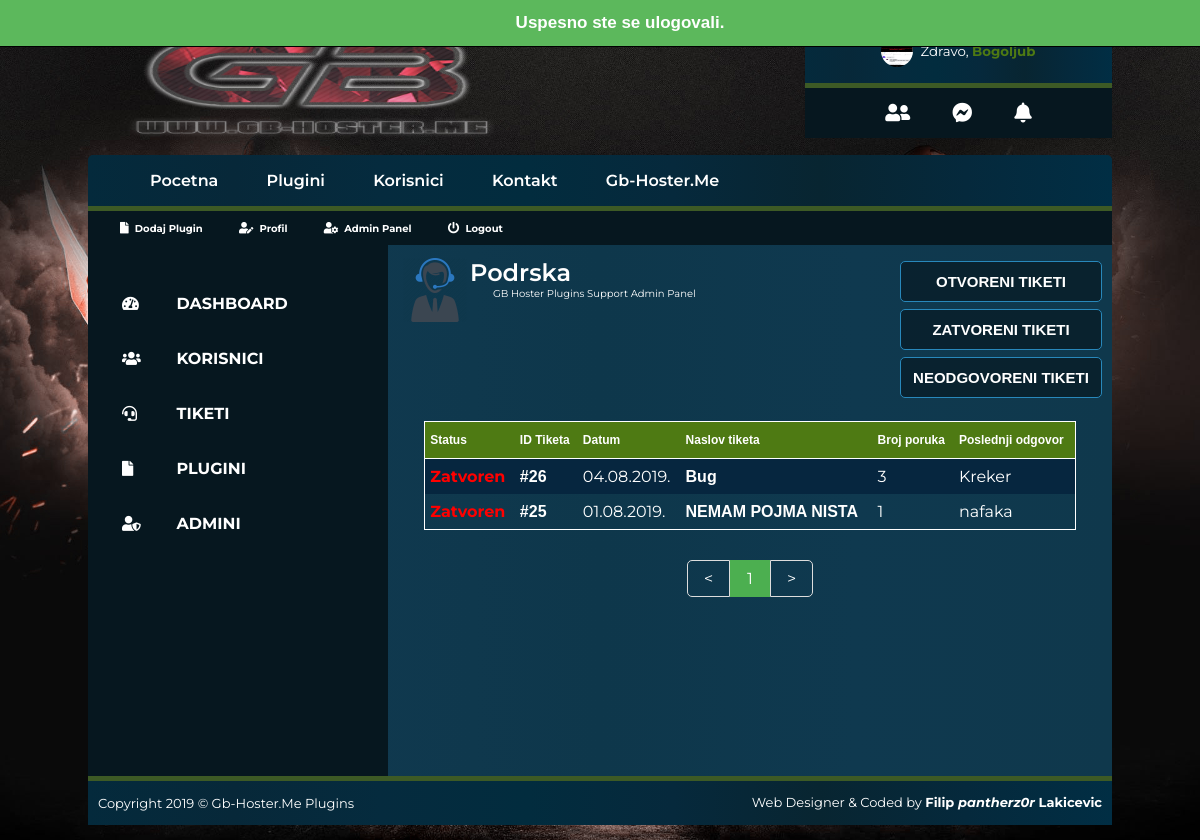
Page /admin.php?admin=tiketi (signed in) on the committed database.
### tables this page shows
CREATE TABLE `users` (
  `user_id` int(11) NOT NULL,
  `fullname` varchar(222) NOT NULL,
  `username` varchar(222) NOT NULL,
  `email` varchar(222) NOT NULL,
  `password` varchar(222) NOT NULL,
  `privilegija` varchar(222) NOT NULL,
  `avatar` varchar(222) NOT NULL,
  `datum` text NOT NULL,
  `banner` text NOT NULL,
  `banned` text NOT NULL,
  `deleted_acc` text NOT NULL,
  `user_ip` text NOT NULL,
  `time` text NOT NULL,
  `online` text NOT NULL
);

CREATE TABLE `support` (
  `support_id` int(11) NOT NULL,
  `status` text NOT NULL,
  `datum` text NOT NULL,
  `naslov` text NOT NULL,
  `poslednji_odgovor` text NOT NULL,
  `poruke` text NOT NULL,
  `createdby` text NOT NULL,
  `vreme` text NOT NULL
);

### assets/include/db_connect.php (called while the page is built, shortened)
<?php
function siteURL() {
	$protocol = ((!empty($_SERVER['HTTPS']) && $_SERVER['HTTPS'] != 'off') || $_SERVER['SERVER_PORT'] == 443) ? "https://" : "http://";
	$domainName = $_SERVER['HTTP_HOST'];
	return $protocol.$domainName;
}
?>

### admin.php (the view, shortened to what this page needs)
<?php
include_once "assets/include/db_connect.php";
?>
<!DOCTYPE html>
<head>
	<link rel="stylesheet" type="text/css" href="<?php echo siteURL(); ?>/assets/css/style.css?<?php echo time(); ?>">
	<link rel="stylesheet" type="text/css" href="<?php echo siteURL(); ?>/assets/css/msc-style.css?<?php echo time(); ?>">
	<link rel="stylesheet" href="https://use.fontawesome.com/releases/v5.8.1/css/all.css">
</head>
<body>
	<?php include 'assets/include/obavestenja.php'; ?>
	<?php include 'assets/include/header.php'; ?>
	<div id="container">
		<?php include 'assets/include/navigation.php'; ?>
		<div id="linija"></div>
		<?php include 'assets/include/podpanel.php'; ?>
		<div id="centar" style="padding: 0;">
			<div id="admin-navigation">
				<ul>
					<li><a href="<?php echo siteURL(); ?>/admin.php"><i class="fas fa-tachometer-alt"></i> DASHBOARD</a></li>
					<li><a href="<?php echo siteURL(); ?>/admin.php?admin=korisnici"><i class="fas fa-users"></i> KORISNICI</a></li>
					<li><a href="<?php echo siteURL(); ?>/admin.php?admin=tiketi"><i class="fas fa-headset"></i> TIKETI</a></li>
					<li><a href="<?php echo siteURL(); ?>/admin.php?admin=plugini"><i class="fas fa-file"></i> PLUGINI</a></li>
					<li><a href="<?php echo siteURL(); ?>/admin.php?admin=admini"><i class="fas fa-user-shield"></i> ADMINI</a></li>
				</ul>
			</div>
			<?php
			if ($_GET['admin'] == 'tiketi') {
			?>
		<div id="admin-info">
			<dl>
				<di><img src="assets/images/support-icon.png"></di>
            	<dt>Podrska</dt>
            	<dd style="font-size: x-small;">GB Hoster Plugins Support Admin Panel</dd>
        	</dl>
			<ul class="support-actions">
            	<li>
                	<a href="admin.php?admin=tiketi-otvoreni" style="width: 200px;">Otvoreni tiketi</a>
            	</li>
            	<li>
                	<a href="admin.php?admin=tiketi-zatvoreni" style="width: 200px;">Zatvoreni tiketi</a>
            	</li>
            	<li>
                	<a href="admin.php?admin=tiketi-neodgovoreni" style="width: 200px;">Neodgovoreni tiketi</a>
            	</li>
        	</ul>
        	<br><br><br><br>
        	<center>
			<table>
			<tr>
				<th> Status </th>
				<th> ID Tiketa </th>
				<th> Datum </th>
				<th> Naslov tiketa </th>
				<th> Broj poruka </th>
				<th> Poslednji odgovor </th>
			</tr>
			<tr>
				<?php
			$results_per_page = 5;
			$page_name = "admin.php?admin=tiketi";
			$page_get = "page";
			$sql = "SELECT * FROM support WHERE status='0' OR status='1' OR status='2' OR status='3' ORDER BY support_id DESC";
			$result = mysqli_query($conn, $sql);
			$number_of_results = mysqli_num_rows($result);
			$number_of_pages = ceil($number_of_results/$results_per_page);
			if (!isset($_GET[$page_get])) {
				$page = 1;
			} else {
				$page = $_GET[$page_get];
			}
			$this_page_first_result = ($page-1)*$results_per_page;
			    $kveri = mysqli_query($conn,"SELECT * FROM support WHERE status='0' OR status='1' OR status='2' OR status='3' ORDER BY support_id DESC LIMIT $this_page_first_result,$results_per_page");
			        while($red= mysqli_fetch_array($kveri)){
										if($red['status'] == 0) {
											$status = '<span style="color: red;font-weight: bold;">Zatvoren</span>';
										}
										$support_id        			= ($red['support_id']);
										$naslov        				= ($red['naslov']);
										$broj_odgovora_sql = mysqli_num_rows(mysqli_query($conn,"SELECT poruke FROM tiketi WHERE support_id=$red[support_id]"));
										$broj_odgovora = $broj_odgovora_sql+1;
										if($red['poslednji_odgovor'] == $red['createdby'])
										{
											$userss = mysqli_fetch_array(mysqli_query($conn, "SELECT * FROM users WHERE user_id=$red[poslednji_odgovor]"));
											$poslednji_odgovor = $userss['username'];
										}
										else
										{
											$poslednji_odgovor = "<span style='color:red;'>Support</span>";
										}
										$datum                      = ($red['datum']);
				?>
				<td> <?php echo $status; ?> </td>
				<td> <a href='<?php echo siteURL(); ?>/admin.php?admin=preview_ticket&tiketid=<?php echo $_SESSION[preview_ticket]; ?>'> <?php echo "#$support_id"; ?> </a> </td>
				<td> <?php echo $datum; ?></td>
				<td> <a href='<?php echo siteURL(); ?>/admin.php?admin=preview_ticket&tiketid=<?php echo $_SESSION[preview_ticket]; ?>'> <?php echo $naslov ?> </a></td>
				<td> <?php echo $broj_odgovora; ?> </td>
				<td> <?php echo $poslednji_odgovor; ?> </td>
			</tr>
<?php
	}
?>
</table>
<?php
			echo "<div class='pagination'>";
			for( $stranica = 1; $stranica <= $number_of_pages; $stranica++ ) {
				if( $stranica == 1 ) {
					if( $page == 1 )
						echo '<a style="cursor: no-drop;"><</a> ';
					else {
						$strana = $page - 1;
						echo '<a href="'.$page_name.'&'.$page_get.'='.$strana.'"><</a> ';
					}
				}
				if( $stranica == $page )
					echo '<a href="'.$page_name.'&'.$page_get.'='.$stranica.'" class="active">'.$stranica.'</a> ';
				else
					echo '<a href="'.$page_name.'&'.$page_get.'='.$stranica.'">'.$stranica.'</a> ';
				if( $stranica == $number_of_pages ) {
					if( $page == $number_of_pages )
						echo '<a style="cursor: no-drop;">></a> ';
					else {
						$strana = $page + 1;
						echo '<a href="'.$page_name.'&'.$page_get.'='.$strana.'">></a> ';
					}
				}
			}
			echo "</div>";
?>
</center>
</div>
<?php
			                         }
			                      ?>
		</div>
		<div id="linija" style="position: relative;"></div>
		<?php include 'assets/include/footer.php'; ?>
	</div>
</body>

### assets/include/obavestenja.php (shortened to what this page needs)
  <?php
  if(isset($_SESSION['success'])){
$ok = $_SESSION['success'];
echo "<div class='success'>$ok</div>";
  } else {}
  ?>

### assets/include/header.php (shortened to what this page needs)
<?php
include_once 'db_connect.php';
if(isset($_SESSION['user_id'])) {
	$sql = mysqli_query($conn, "SELECT * FROM users WHERE user_id = $_SESSION[user_id]");
	$info = mysqli_fetch_array($sql);
}
?>
<?php
if (!isset($_SESSION['logged_in']) == 1) {
?>
	<div id="header">
		<div id="logo">
			<a href="index.php"><img src="<?php echo siteURL(); ?>/assets/images/logo.png" width="450" height="141"></a>
		</div>
		<div id="login">
			<div id="naslov"><center><b>Login / Register</b></center></div>
			<div id="content">
				<form action="" method="post">
					<center>
						<input type="text" name="username" placeholder="Username" required class="input" maxlength="20">
						<input type="password" name="password" placeholder="Passowrd" required class="input">
					</center>
					<button class="button" name="login">Login</button><a href="#register" id="registerModal">Register</a>
				</form>
		<div id="register_Modal" class="modal">
			  <div class="modal-content">
			      		<span class="close register">&times;</span>
			    	<div class="modal-body">
			    	<center>
			    		<h1>Registracija</h1>
			    		<form method="post" action="<?php echo siteURL(); ?>/assets/include/process/register.php" enctype="multipart/form-data">
				    		<input type="text" name="fullname" placeholder="Ime & Prezime" required class="input1" maxlength="40"><br>
				    		<input type="text" name="username" placeholder="Korisnicko Ime ( UserName ) (Max 20 Karaktera)" required class="input1" maxlength="20"><br>
				    		<input type="email" name="email" placeholder="E-Mail" required class="input1"><br>
				    		<input type="password" name="password" placeholder="Sifra ( Password )" required class="input1"><br>
				    		<label for="avatar">Avatar</label>
							<input type="file" name="avatar" style="padding: 4.7px;width: 175px;">
				    		<button class="button" style="width: 250px;" name="register">Register</button>
			    		</form>
			    	</center>
			    	</div>
			  </div>
		</div>
			</div>
		</div>
	</div>
<script>
		// Get the modal
		var register_modal = document.getElementById('register_Modal');
		// Get the button that opens the modal
		var register_btn = document.getElementById("registerModal");
		// Get the <span> element that closes the modal
		var register_span = document.getElementsByClassName("register")[0];
		// When the user clicks the button, open the modal
		register_btn.onclick = function() {
		  register_modal.style.display = "block";
		}
		// When the user clicks on <span> (x), close the modal
		register_span.onclick = function() {
		  register_modal.style.display = "none";
		}
		// When the user clicks anywhere outside of the modal, close it
		window.onclick = function(event) {
		  if (event.target == register_modal) {
		    register_modal.style.display = "none";
		  }
		}
</script>
<?php
} else {
?>
	<div id="header">
		<div id="logo">
			<a href="index.php"><img src="<?php echo siteURL(); ?>/assets/images/logo.png" width="450" height="141"></a>
		</div>
		<div id="login">
			<div id="naslov" style="background-image: linear-gradient(to right,#042a3c,#072839,#052b3e,#022c3e,#06293c,#082531,#05293c,#012e44);border-top-right-radius: 5px;border-top-left-radius: 5px;padding: 10px 0;display: flex;justify-content: center;align-items: center;box-sizing: border-box;">
				<img src="<?php echo siteURL(); ?>/uploads/avatari/<?php echo $info['avatar'] ?>" width="32" height="32" style="background-size: cover; border-radius: 50%;"> <p style="font-size: smaller;margin-left: 7px;">Zdravo, <b style="color: #4e7a13;"><?php echo $info['username'] ?></b></p>
			</div>
			<div style="padding: 0;margin: 0;width: 100%;height: 5px;background: #3d5a25;"></div>
			<div id="content" class="j342" style="background-image: linear-gradient(to right,#0d0d0d;#0a0a0a);padding: 10px 0;">
				<div style="position: relative;display: flex; align-items: center;justify-content: center;">
					<i class="fas fa-user-friends" style="font-size: 20px; padding: 5px 20px;"></i>
					<i class="fab fa-facebook-messenger" style="font-size: 20px; padding: 5px 20px;"></i>
					<i class="fas fa-bell" style="font-size: 20px; padding: 5px 20px;">
					</i>
				</div>
			</div>
		</div>
<?php
}
?>

### assets/include/navigation.php
<div id="navigacija">
	<ul>
		<li><a href="<?php echo siteURL(); ?>/index.php">Pocetna</a></li>
		<li><a href="<?php echo siteURL(); ?>/plugins.php">Plugini</a></li>
		<li><a href="<?php echo siteURL(); ?>/users.php">Korisnici</a></li>
		<li><a href="https://www.facebook.com/gbhoster.me/" target="_blank">Kontakt</a></li>
		<li><a href="https://www.gb-hoster.me" target="_blank">Gb-Hoster.Me</a></li>
	</ul>
</div>

### assets/include/podpanel.php (shortened to what this page needs)
<?php
	include_once 'db_connect.php';
	$sql = mysqli_query($conn, "SELECT * FROM users WHERE user_id=$_SESSION[user_id] ");
	$myinfo=mysqli_fetch_array($sql);
	if (!isset($_SESSION['logged_in']) == 0) {
?>
<div id="podpanel">
	<ul>
		<li><i class="fas fa-file"></i> <a href="<?php echo siteURL(); ?>/dodaj_plugin.php">Dodaj Plugin</a></li>
		<li><i class="fas fa-user-edit"></i> <a href="<?php echo siteURL(); ?>/user/<?php echo $myinfo[username] ?>">Profil</a></li>
		<?php
		if ($myinfo['privilegija'] == 1 OR $myinfo['privilegija'] == 2) {
		?>
		<li><i class="fas fa-user-cog"></i> <a href="<?php echo siteURL(); ?>/admin.php">Admin Panel</a></li>
		<?php }?>
		<li><i class="fas fa-power-off"></i> <a href="<?php echo siteURL(); ?>/logout.php">Logout</a></li>
	</ul>
</div>
<?php } else {} ?>

### assets/include/footer.php
<div id="footer">
	<p style="margin-left: 10px; font-size: small;">Copyright 2019 © Gb-Hoster.Me Plugins</p>
	<p style="font-size: small;position: absolute;right: 10px;top: 0;">Web Designer & Coded by <a href="https://www.facebook.com/pantherz0r" target="_blank"><b>Filip <i>pantherz0r</i> Lakicevic</b></a></p>
</div>

### assets/include/header.php (style rules this page uses)
.j342 .fas, .fab { position: relative; }
.j342 .fas, .fab:hover { cursor: pointer; }

### rows in the picture
users: avatar (picture), username "Bogoljub"
support: status "Zatvoren", support_id "26", datum "04.08.2019.", naslov "Bug", broj_odgovora "3", users.username "Kreker"
support: status "Zatvoren", support_id "25", datum "01.08.2019.", naslov "NEMAM POJMA NISTA", broj_odgovora "1", users.username "nafaka"

### other values in the picture
$ok "Uspesno ste se ulogovali."
